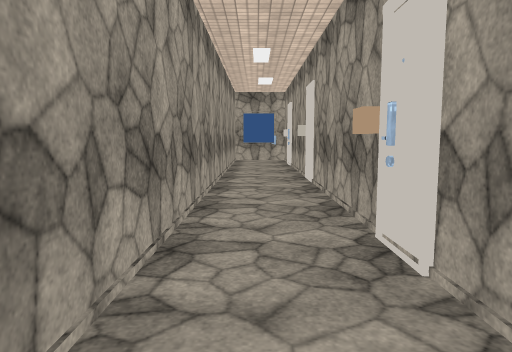
[1] (above)

16 first-person views from a walk through a 3-D level made in the Unity game engine. The camera is 1.5 m above the floor, tilts 6° down and sees 70° across. The floor is counted in squares, 1 m on a side. Each view is taken from the middle of a square. On the plan, view 1 faces up. The plan holds only what a view shows up to about 16 squares ahead; the rest is blank. The player is left out. Door leaves are left out, so doorways stand open. Some surface patterns are stand-ins.

[2]
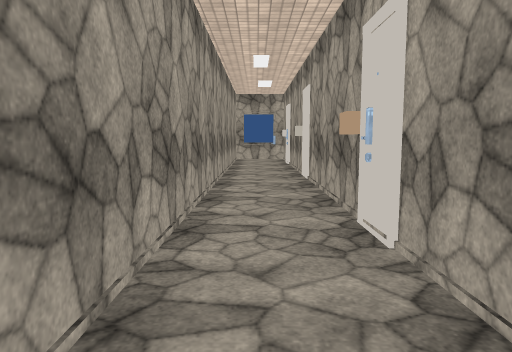

[3]
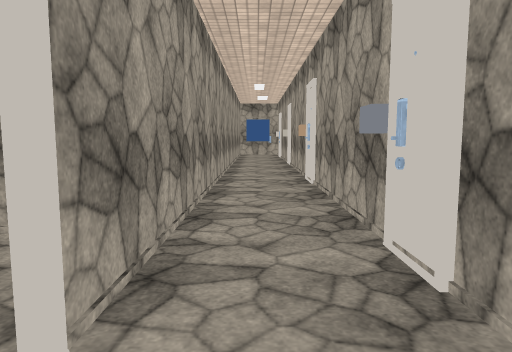

[4]
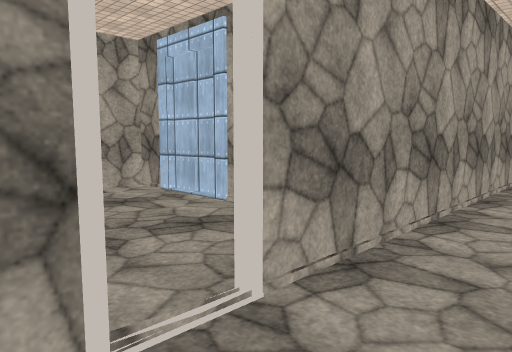

[5]
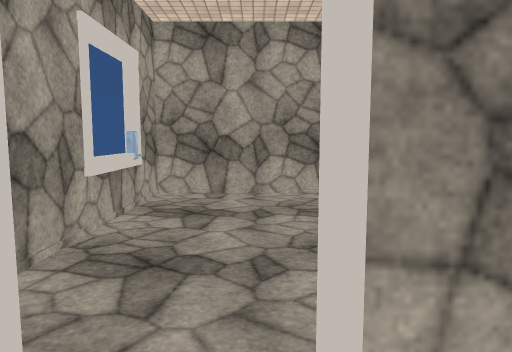

[6]
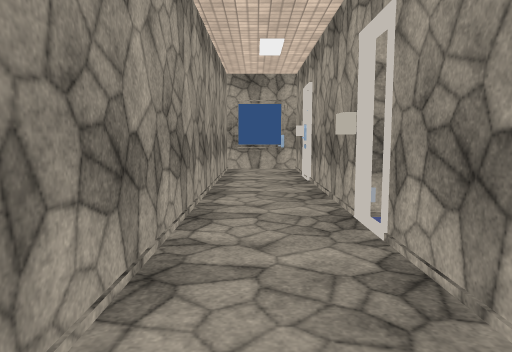

[7]
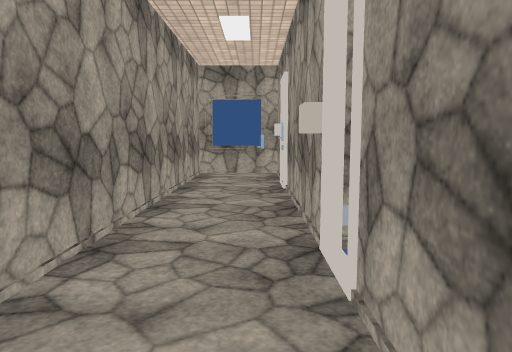

[8]
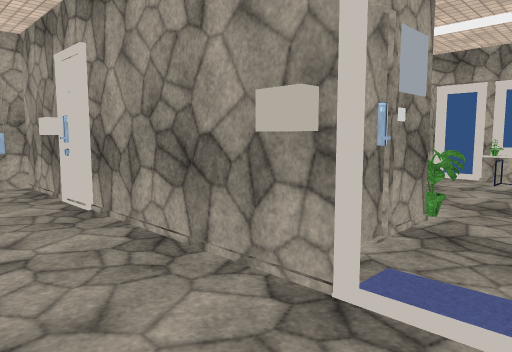

[9]
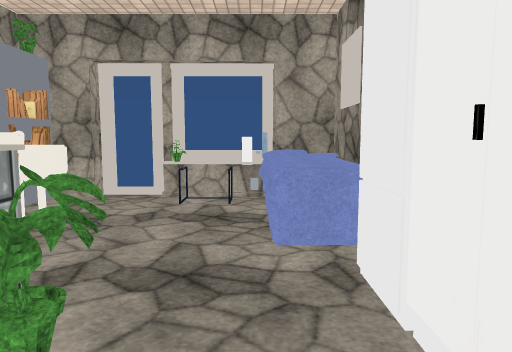

[10]
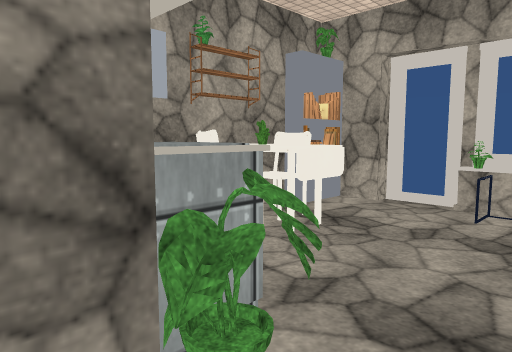

[11]
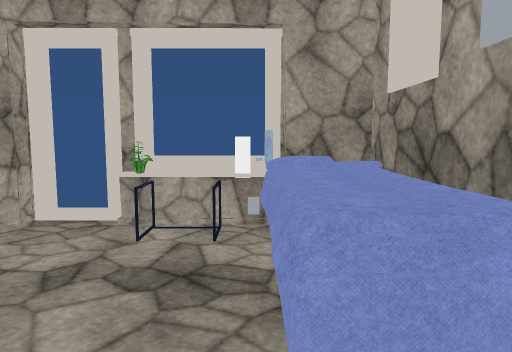

[12]
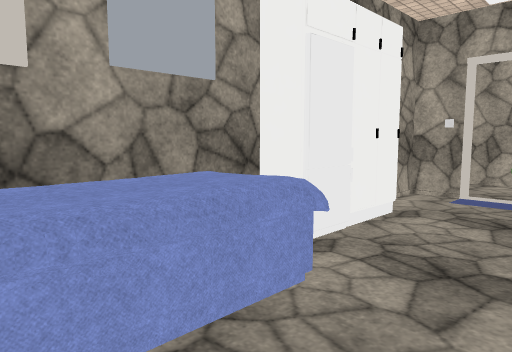

[13]
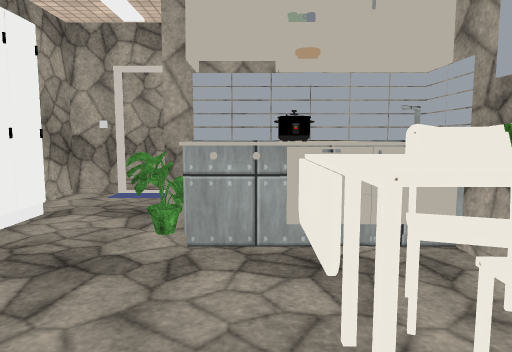

[14]
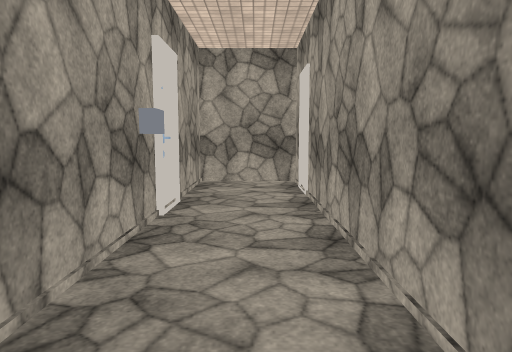

[15]
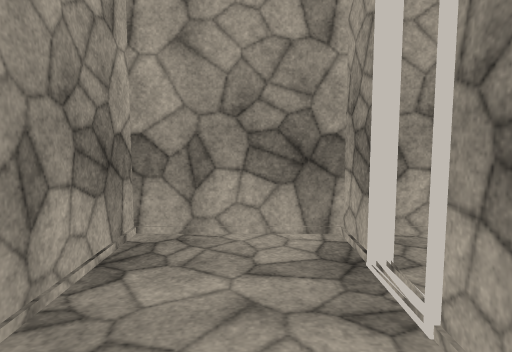

[16]
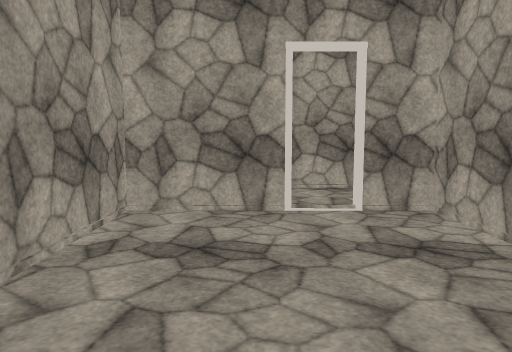

### Floor plan
Points are (right, up) in squares from view 1. A wall is a line through its corners. A room is listed if a view was taken in it or the views show most of it. See-through windows are left out.
Room 1 (views 1, 2, 3, 4, 5, 6, 7, 8, 14, 15)
walls: (1.9, 14.4) (1.9, 24.6) (-1.4, 24.6) (-1.4, -5.8); (3.4, 14.4) (2.3, 14.5); (-1.4, -7) (-1.4, -8.8); (-1.1, -8.7) (1.9, -8.7) (1.9, 12.4)
ways out: opening at (2.5, 13.5) to room 2; open door at (-1.5, -6.5) to room 3
objects: other object (2, 14)
Room 2 (views 9, 10, 11, 12, 13)
walls: (4.3, 14.4) (3.4, 14.4); (7.9, 11) (13.3, 11); (11.9, 18.8) (6.2, 18.8); (13.3, 17) (13.3, 18.5) (12.4, 18.5); (13.6, 16.6) (13.6, 17.1); (13.6, 12.5) (13.6, 15.8); (2.1, 12.4) (2.1, 11) (3.5, 11)
ways out: opening at (2.5, 13.5) to room 1; open door at (14, 16.5)
objects: fridge (5, 12) to (8, 12); plant (6, 15) to (7, 15); other object (6, 16) to (7, 18); other object (6, 17); bed (9, 12) to (13, 13); chair (9, 17) to (9, 18); chair (10, 17); plant (10, 18); chair (11, 18); shelf (12, 18); other object (13, 13); plant (13, 15)
Room 3 (view 16)
walls: (-6.2, -2.2) (-7.1, -2.2); (-7, -2.3) (-9.8, -2.3) (-9.8, -8.7) (-1.1, -8.7); (-1.5, -5.8) (-1.5, -2.3) (-6.1, -2.3); (-1.5, -8.8) (-1.5, -7)
ways out: open door at (-1.5, -6.5) to room 1

Where each view was taken, in squares from view 1:
view 1: 0 up, 0 right, facing up
view 2: 1 down, 0 right, facing up
view 3: 8 down, 0 right, facing up
view 4: 8 down, 1 right, facing up-left
view 5: 6 down, 0 right, facing left
view 6: 7 up, 0 right, facing up
view 7: 9 up, 1 right, facing up
view 8: 12 up, 1 left, facing up-right
view 9: 13 up, 4 right, facing right
view 10: 13 up, 5 right, facing up-right
view 11: 13 up, 7 right, facing right
view 12: 15 up, 12 right, facing down-left
view 13: 16 up, 12 right, facing left
view 14: 4 up, 0 right, facing down
view 15: 3 down, 0 right, facing down
view 16: 5 down, 9 left, facing right
